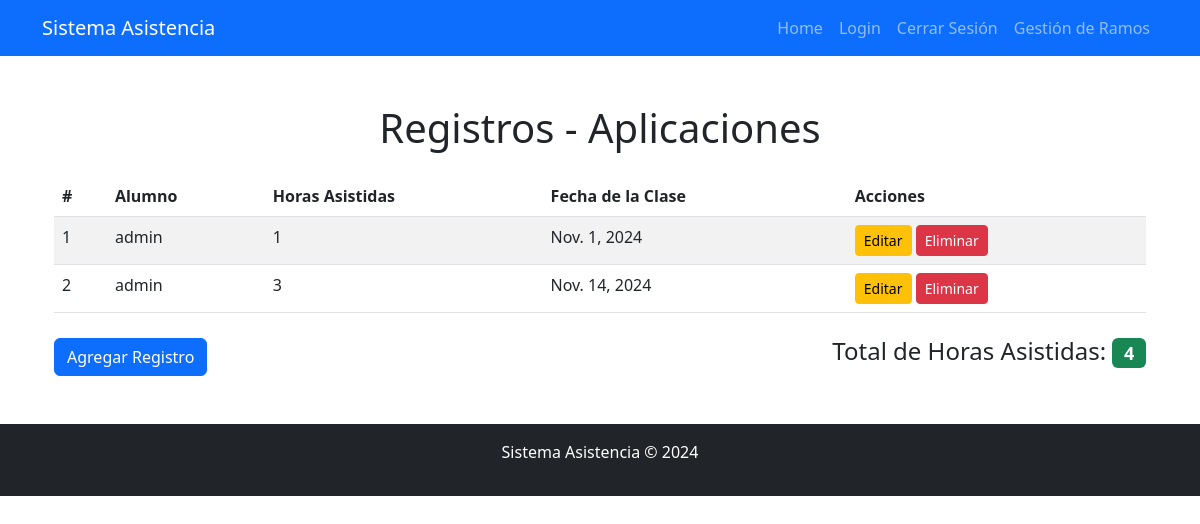
The app's page /aplicaciones/listar/ (signed in) with its own data.
### AsistenciaApp/models.py (models this page shows, shortened)
class AplicacionesMóvilesParaIot(models.Model):
    nombre_asignatura = models.CharField(max_length=100, default="Aplicaciones Móviles Para Iot")
    horas_asistidas = models.IntegerField()
    alumno = models.ForeignKey(User, on_delete=models.CASCADE)
    fecha_clase = models.DateField()

### AsistenciaApp/views.py (the view)
# urls.py: path('<str:materia>/listar/', views.listar_registros, name='listar_registros'),
@login_required
def listar_registros(request, materia):
    modelos = {
        'aplicaciones': AplicacionesMóvilesParaIot,
        'ingenieria': IngenieríaDeSoftware,
        'programacion': ProgramaciónBackEnd
    }
    if materia not in modelos:
        return render(request, "404.html")  # Puedes personalizar una página 404 si lo deseas
    modelo = modelos[materia]
    registros = modelo.objects.all()
    suma_horas = modelo.objects.aggregate(total_horas_asistidas=Sum('horas_asistidas'))['total_horas_asistidas'] or 0
    return render(request, "base/listar.html", {
        'registros': registros,
        'materia': materia,
        'suma_horas': suma_horas
    })

### AsistenciaApp/templates/base/listar.html (shortened to what this page needs)
{% extends 'themes/base.html' %}
{% block content %}
<div class="container">
    <h1 class="text-center my-4">Registros - {{ materia|capfirst }}</h1>
    <table class="table table-striped">
        <thead>
            <tr>
                <th>#</th>
                <th>Alumno</th>
                <th>Horas Asistidas</th>
                <th>Fecha de la Clase</th>
                <th>Acciones</th>
            </tr>
        </thead>
        <tbody>
            {% for registro in registros %}
            <tr>
                <td>{{ forloop.counter }}</td>
                <td>{{ registro.alumno.username }}</td>
                <td>{{ registro.horas_asistidas }}</td>
                <td>{{ registro.fecha_clase }}</td>
                <td>
                    <a href="{% url 'actualizar_registro' materia registro.pk %}" class="btn btn-warning btn-sm">Editar</a>
                    <a href="{% url 'eliminar_registro' materia registro.pk %}" class="btn btn-danger btn-sm">Eliminar</a>
                </td>
            </tr>
            {% empty %}
            <tr>
                <td colspan="5" class="text-center">No hay registros disponibles.</td>
            </tr>
            {% endfor %}
        </tbody>
    </table>
    <div class="d-flex justify-content-between align-items-center mt-4">
        <a href="{% url 'agregar_registro' materia %}" class="btn btn-primary">Agregar Registro</a>
        <h4>Total de Horas Asistidas: <span class="badge bg-success">{{ suma_horas }}</span></h4>
    </div>
</div>
{% endblock %}

### AsistenciaApp/templates/themes/base.html (shortened to what this page needs)
<!DOCTYPE html>
<html lang="en">
<head>
    <link href="https://cdn.jsdelivr.net/npm/bootstrap@5.3.0-alpha1/dist/css/bootstrap.min.css" rel="stylesheet">
    <link href="https://cdn.jsdelivr.net/npm/bootstrap-icons/font/bootstrap-icons.css" rel="stylesheet">
</head>
<body>
    <header>
        <nav class="navbar navbar-expand-lg navbar-dark bg-primary">
            <div class="container">
                <a class="navbar-brand" href="{% url 'landing' %}">Sistema Asistencia</a>
                <div class="collapse navbar-collapse" id="navbarNav">
                    <ul class="navbar-nav ms-auto">
                        <li class="nav-item">
                            <a class="nav-link" href="{% url 'landing' %}">Home</a>
                        </li>
                        <li class="nav-item">
                            <a class="nav-link" href="{% url 'login' %}">Login</a>
                        </li>
                        {% if user.is_authenticated %}
                        <li class="nav-item">
                            <form method="post" action="{% url 'logout' %}" style="display: inline;">
                                <button type="submit" class="btn btn-link nav-link" style="border: none; background: none;">Cerrar Sesión</button>
                            </form>
                        </li>
                        <li class="nav-item">
                            <a class="nav-link" href="{% url 'dashboard' %}">Gestión de Ramos</a>
                        </li>
                        {% endif %}
                    </ul>
                </div>
            </div>
        </nav>
    </header>
    <main class="container my-5">
        {% block content %}{% endblock %}
    </main>
    <footer class="bg-dark text-white text-center py-3">
        <p>Sistema Asistencia &copy; 2024</p>
    </footer>
</body>
</html>

### records on screen
AplicacionesMóvilesParaIot: alumno.username "admin", horas_asistidas "1", fecha_clase "Nov. 1, 2024"
AplicacionesMóvilesParaIot: alumno.username "admin", horas_asistidas "3", fecha_clase "Nov. 14, 2024"

### other values on screen
{{ materia|capfirst }} "Aplicaciones"
{{ suma_horas }} "4"
